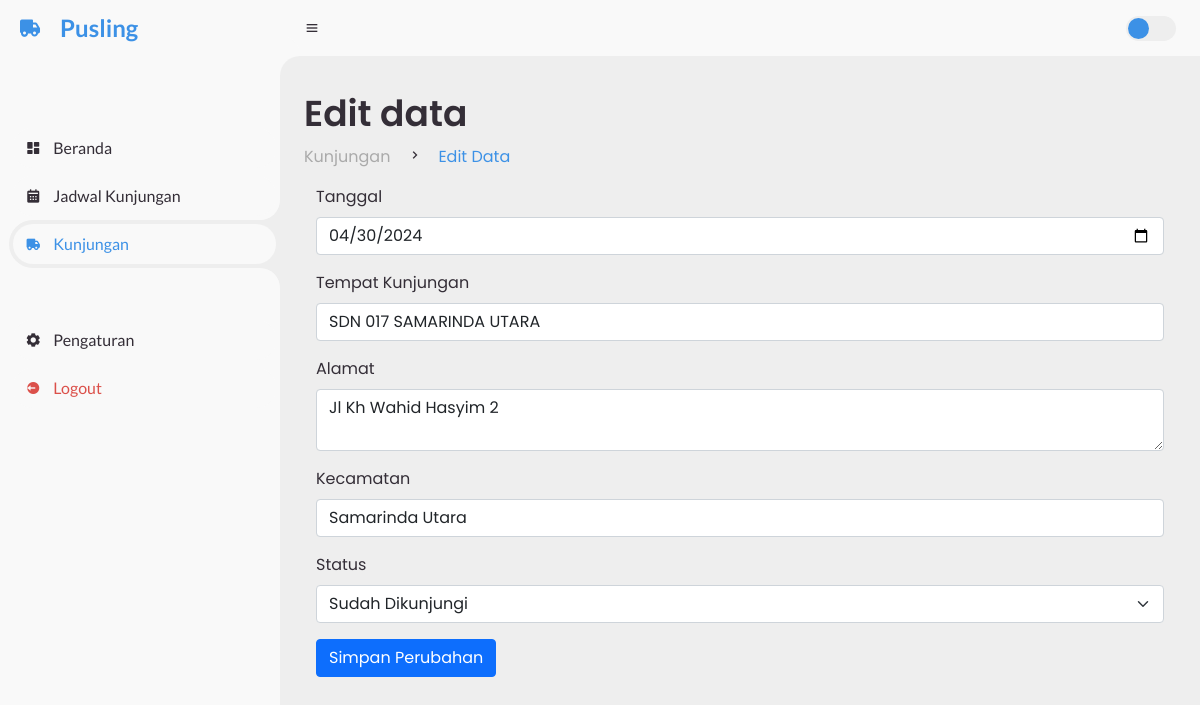
Page /edit.php?id=36 on the committed database.
### tables this page shows
CREATE TABLE `kunjungan` (
  `id` int(11) NOT NULL,
  `tanggal` date DEFAULT NULL,
  `tempat_kunjungan` varchar(255) DEFAULT NULL,
  `alamat` varchar(255) DEFAULT NULL,
  `kecamatan` varchar(100) DEFAULT NULL,
  `status` varchar(20) DEFAULT NULL,
  `kontak` varchar(20) DEFAULT NULL,
  `petugas_layanan` varchar(70) DEFAULT NULL,
  `jumlah_siswa` int(11) DEFAULT 0
);

### edit.php (the view, shortened to what this page needs)
<?php
require "database.php";
if (isset($_GET['id'])) {
$id = htmlspecialchars($_GET['id']);
$query = "SELECT * FROM kunjungan WHERE id = $id";
$result = mysqli_query($koneksi, $query);
if (mysqli_num_rows($result) > 0) {
    $row = mysqli_fetch_assoc($result);
} else {
    $_SESSION['error'] = "Data tidak ditemukan";
}
}
?>
<!DOCTYPE html>
<html lang="en">
<head>
   <link href='https://unpkg.com/boxicons@2.0.9/css/boxicons.min.css' rel='stylesheet'>
    <link href="https://cdn.jsdelivr.net/npm/bootstrap@5.1.3/dist/css/bootstrap.min.css" rel="stylesheet">
    <link rel="stylesheet" href="css/style.css">
    <link rel="stylesheet" href="css/responsive.css">
</head>
<body>
 <section id="sidebar">
<a href="#" class="brand">
    <i class='bx bxs-truck' ></i>
    <span class="text">Pusling</span>
</a>
<ul class="side-menu top">
    <li>
        <a href="beranda.php">
            <i class='bx bxs-dashboard' ></i>
            <span class="text">Beranda</span>
        </a>
    </li>
    <li>
        <a href="jadwal.php">
            <i class='bx bxs-calendar'></i>
            <span class="text">Jadwal Kunjungan</span>
        </a>
    </li>
    <li class="active">
        <a href="kunjungan.php">
            <i class='bx bxs-truck'></i>
            <span class="text">Kunjungan</span>
        </a>
    </li>
</ul>
<ul class="side-menu">
    <li>
        <a href="pengaturan.php">
            <i class='bx bxs-cog' ></i>
            <span class="text">Pengaturan</span>
        </a>
    </li>
    <li>
        <a href="kunjungan.php" class="logout">
            <i class='bx bxs-log-out-circle' ></i>
            <span class="text">Logout</span>
        </a>
    </li>
</ul>
</section>
<section id="content">
<nav>
    <i class='bx bx-menu' ></i>
    <label for="switch-mode" class="switch-mode"></label>
</nav>
<main>
    <div class="head-title">
        <div class="left">
            <h1>Edit data</h1>
            <ul class="breadcrumb">
                <li>
                    <a href="kunjungan.php">Kunjungan</a>
                </li>
                <li><i class='bx bx-chevron-right' ></i></li>
                <li>
                    <a class="active" href="#">Edit Data</a>
                </li>
            </ul>
        </div>
    </div>
    <section class="edit-data" id="edit-data">
        <div class="container">
            <form class="needs-validation" action="<?php echo htmlspecialchars($_SERVER["PHP_SELF"]);?>" method="POST" novalidate>
                <div class="mb-3">
                    <label for="tanggal" class="form-label">Tanggal</label>
                    <input type="date" class="form-control" id="tanggal" name="tanggal" value="<?php echo $row['tanggal']; ?>" required>
                </div>
                <div class="mb-3">
                    <label for="tempat" class="form-label">Tempat Kunjungan</label>
                    <input type="text" class="form-control" id="tempat" name="tempat" value="<?php echo $row['tempat_kunjungan']; ?>" required>
                </div>
                <div class="mb-3">
                    <label for="alamat" class="form-label">Alamat</label>
                    <textarea class="form-control" id="alamat" name="alamat" required><?php echo $row['alamat']; ?></textarea>
                </div>
                <div class="mb-3">
                    <label for="kecamatan" class="form-label">Kecamatan</label>
                    <input type="text" class="form-control" id="kecamatan" name="kecamatan" value="<?php echo $row['kecamatan']; ?>" required>
                </div>
                <div class="mb-3">
                    <label for="status" class="form-label">Status</label>
                    <select class="form-select" id="status" name="status" required>
                        <option value="Sudah Dikunjungi" <?php echo ($row['status'] == 'Sudah Dikunjungi') ? 'selected' : ''; ?>>Sudah Dikunjungi</option>
                    </select>
                </div>
                <button id="submitBtn" type="submit" class="btn btn-primary">Simpan Perubahan</button>
            </form>
        </div>
    </section>
</main>
</section>
</body>
</html>

### css/style.css (style rules this page uses)
* { margin: 0; padding: 0; box-sizing: border-box; }
a { text-decoration: none; }
li { list-style: none; }
:root { --poppins: 'Poppins', sans-serif; --lato: 'Lato', sans-serif; --light: #F9F9F9; --blue: #3C91E6; --light-blue: #CFE8FF; --grey: #eee; --dark-grey: #AAAAAA; --dark: #342E37; --red: #DB504A; --yellow: #FFCE26; --light-yellow: #FFF2C6; --orange: #FD7238; --light-orange: #FFE0D3; }
html { overflow-x: hidden; }
body { background: var(--grey); overflow-x: hidden; }
button { cursor: pointer; font-family: var(--poppins); }
ol, ul { padding-left: 0.2rem; }
#sidebar { position: fixed; top: 0; left: 0; width: 280px; height: 100%; background: var(--light); z-index: 2000; font-family: var(--lato); transition: .3s ease; overflow-x: hidden; scrollbar-width: none; }
#sidebar .brand { font-size: 24px; font-weight: 700; height: 56px; display: flex; align-items: center; color: var(--blue); position: sticky; top: 0; left: 0; background: var(--light); z-index: 500; padding-bottom: 20px; box-sizing: content-box; }
#sidebar .brand .bx { min-width: 60px; display: flex; justify-content: center; }
#sidebar .side-menu { width: 100%; margin-top: 48px; }
#sidebar .side-menu li { height: 48px; background: transparent; margin-left: 6px; border-radius: 48px 0 0 48px; padding: 4px; }
#sidebar .side-menu li.active { background: var(--grey); position: relative; }
#sidebar .side-menu li.active::before { content: ''; position: absolute; width: 40px; height: 40px; border-radius: 50%; top: -40px; right: 0; box-shadow: 20px 20px 0 var(--grey); z-index: -1; }
#sidebar .side-menu li.active::after { content: ''; position: absolute; width: 40px; height: 40px; border-radius: 50%; bottom: -40px; right: 0; box-shadow: 20px -20px 0 var(--grey); z-index: -1; }
#sidebar .side-menu li a { width: 100%; height: 100%; background: var(--light); display: flex; align-items: center; border-radius: 48px; font-size: 16px; color: var(--dark); white-space: nowrap; overflow-x: hidden; }
#sidebar .side-menu.top li.active a { color: var(--blue); }
#sidebar .side-menu li a.logout { color: var(--red); }
#sidebar .side-menu li a .bx { min-width: calc(60px - ((4px + 6px) * 2)); display: flex; justify-content: center; }
#content { position: relative; width: calc(100% - 280px); left: 280px; transition: .3s ease; }
#content nav { height: 56px; background: var(--light); padding: 0 24px; display: flex; align-items: center; justify-content: space-between; grid-gap: 24px; font-family: var(--lato); position: sticky; top: 0; left: 0; z-index: 10; }
#content nav::before { content: ''; position: absolute; width: 40px; height: 40px; bottom: -40px; left: 0; border-radius: 50%; box-shadow: -20px -20px 0 var(--light); }
#content nav .bx.bx-menu { cursor: pointer; color: var(--dark); }
#content nav .switch-mode { display: block; min-width: 50px; height: 25px; border-radius: 25px; background: var(--grey); cursor: pointer; position: relative; }
#content nav .switch-mode::before { content: ''; position: absolute; top: 2px; left: 2px; bottom: 2px; width: calc(25px - 4px); background: var(--blue); border-radius: 50%; transition: all .3s ease; }
#content main { width: 100%; padding: 36px 24px; font-family: var(--poppins); max-height: calc(100vh - 56px); overflow-y: auto; }
#content main .head-title { display: flex; align-items: center; justify-content: space-between; grid-gap: 16px; flex-wrap: wrap; }
#content main .head-title .left h1 { font-size: 36px; font-weight: 600; margin-bottom: 10px; color: var(--dark); }
#content main .head-title .left .breadcrumb { display: flex; align-items: center; grid-gap: 16px; }
#content main .head-title .left .breadcrumb li { color: var(--dark); }
#content main .head-title .left .breadcrumb li a { color: var(--dark-grey); pointer-events: none; }
#content main .head-title .left .breadcrumb li a.active { color: var(--blue); pointer-events: unset; }
section .edit-data label { color: var(--dark); }

### rows in the picture
kunjungan: tanggal "04/30/2024", tempat "SDN 017 SAMARINDA UTARA", alamat "Jl Kh Wahid Hasyim 2", kecamatan "Samarinda Utara", status "Sudah Dikunjungi"
